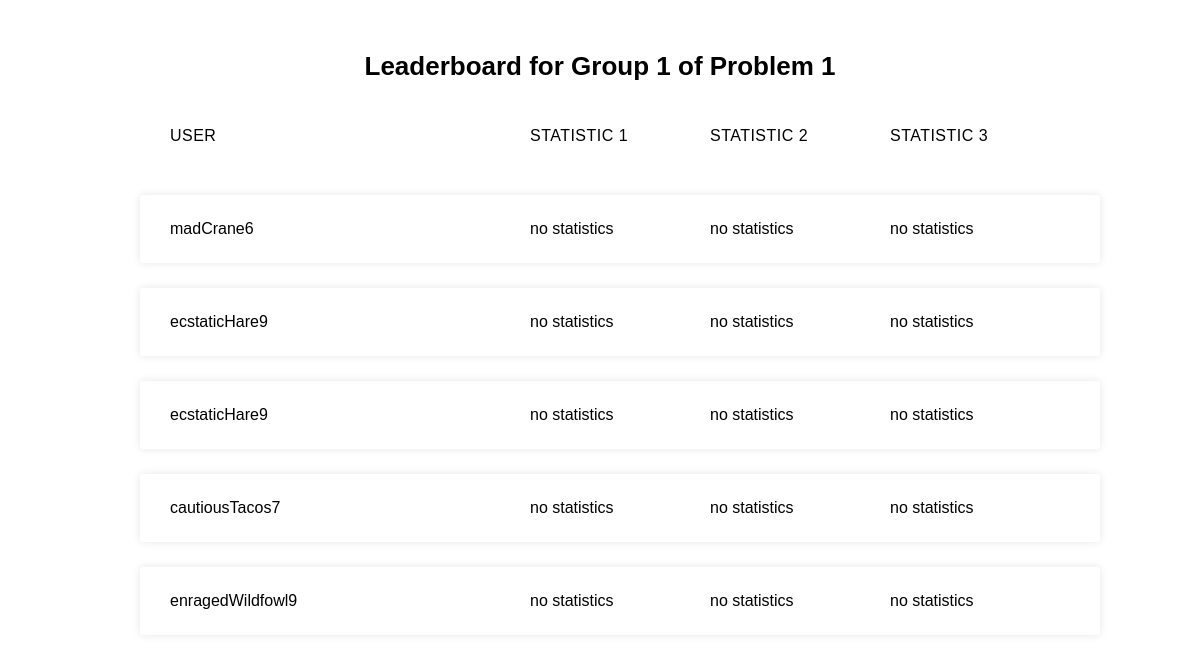
Screenshot of /challenge/submissions/H_Index/Factor_1/ with the database file from the repository.
### challenge/models.py (models this page shows, shortened)
class FactorSubmission(models.Model):
    """factor of a specific challenge"""
    verbose_name = "Factor Submission"
    id = models.UUIDField(primary_key=True, default=uuid.uuid4,
                          help_text='Unique ID for this submission')
    submission = models.ForeignKey('Submission', on_delete=models.RESTRICT,
                                   null=True)
    challenge_tag = models.ForeignKey('ChallengeTag',
                                      on_delete=models.RESTRICT,
                                      null=True)
    factor_tag = models.ForeignKey('FactorTag', on_delete=models.RESTRICT,
                                   null=True)
    time = models.CharField(max_length=10, null=True)
    response1 = models.CharField(max_length=2000, null=True)
    response2 = models.CharField(max_length=2000, null=True)

class Submission(models.Model):
    """factor submissions"""
    verbose_name = "Submission"
    id = models.UUIDField(primary_key=True, default=uuid.uuid4,
                          help_text='Unique ID for this submission')
    which_submission = models.IntegerField()
    user = models.ForeignKey('User', on_delete=models.RESTRICT,
                             null=True)

class User(models.Model):
    """submissions"""
    experience_level = models.CharField(max_length=100)
    char_name = models.CharField(max_length=20, null=True)
    id = models.UUIDField(primary_key=True, default=uuid.uuid4,
                          help_text='Unique ID for this user')
    def __str__(self):
        """of type Model"""
        return f"{self.char_name}"

### challenge/views.py (the view)
def leaderboard(request, challenge_tag, factor_tag):
    submissions_requested = FactorSubmission.objects.filter(challenge_tag__tag__exact=challenge_tag).filter(factor_tag__tag__exact=factor_tag)
    challenge_tag_to_display = {"H_Index": "Problem 1",
                                "Contains_Substring": "Problem 2",
                                "Contains_Loop": "Problem 3"}
    factor_tag_to_display = {"Factor_1": "Group 1",
                             "Factor_2": "Group 2",
                             "Factor_3": "Group 3",
                             "Factor_4": "Group 4"}
    challenge_display = challenge_tag_to_display.get(challenge_tag,
                                                     challenge_tag)
    factor_display = factor_tag_to_display.get(factor_tag,
                                               factor_tag)
    return render(request,
                  'leaderboard.html',
                  context={'submissions':submissions_requested,
                           'challenge':challenge_display,
                           'factor':factor_display})

### challenge/templates/leaderboard.html
{% extends 'challenge_generic.html' %}
{% block head %}
  {% load static %}
  <link rel="stylesheet" href="{% static 'css/styles_leaderboard.css' %}">
{% endblock %}
{% block content %}
{% if submissions %}
<div class="container">
  <h2><br>Leaderboard for {{factor}} of {{challenge}}</h2>
  <ul class="responsive-table">
    <li class="table-header">
      <div class="col col-1">User</div>
      <div class="col col-2">statistic 1</div>
      <div class="col col-3">statistic 2</div>
      <div class="col col-4">statistic 3</div>
    </li>
    {% for submission in submissions %}
    <li class="table-row">
      <div class="col col-1" data-label="Job Id">{{submission.submission.user}}</div>
      <div class="col col-2" data-label="Customer Name">no statistics</div>
      <div class="col col-3" data-label="Amount">no statistics</div>
      <div class="col col-4" data-label="Payment Status">no statistics</div>
    </li>
    {% endfor %}
  </ul>
</div>
{% else %}
<div class="center_text">
<br><br><br><br><br><br>
<p>There are no submissions yet</p>
</div>
{% endif %}
{% endblock %}

### challenge/templates/challenge_generic.html (shortened to what this page needs)
<!DOCTYPE html>
<html lang="en" class="fill">
  <head>
    {% block head %}{% endblock %}
  </head>
  <body class="fill_parent">
    <div class="fill_parent">{% block content %}{% endblock %}</div>
  </body>
</html>

### challenge/static/css/styles_leaderboard.css (style rules this page uses)
body { font-family: Arial, Helvetica, sans-serif; }
.container { max-width: 1000px; margin-left: auto; margin-right: auto; padding-left: 10px; padding-right: 10px; }
h2 { font-size: 26px; margin: 20px 0; text-align: center; }
.responsive-table li { border-radius: 3px; padding: 25px 30px; display: flex; justify-content: space-between; margin-bottom: 25px; }
.responsive-table .table-header { text-transform: uppercase; letter-spacing: 0.03em; }
.responsive-table .table-row { background-color: #ffffff; box-shadow: 0px 0px 9px 0px rgba(0, 0, 0, 0.1); }
.responsive-table .col-1 { flex-basis: 40%; }
.responsive-table .col-2 { flex-basis: 20%; }
.responsive-table .col-3 { flex-basis: 20%; }
.responsive-table .col-4 { flex-basis: 20%; }

### challenge/templates/challenge_generic.html (style rules this page uses)
.fill { height: 100vh; width: 100vw; }
.fill_parent { height: 100%; width: 100%; margin: 0; }

### rows the page displays
FactorSubmission: submission.user "madCrane6"
FactorSubmission: submission.user "ecstaticHare9"
FactorSubmission: submission.user "ecstaticHare9"
FactorSubmission: submission.user "cautiousTacos7"
FactorSubmission: submission.user "enragedWildfowl9"

### other values shown
{{ factor }} "Group 1"
{{ challenge }} "Problem 1"
